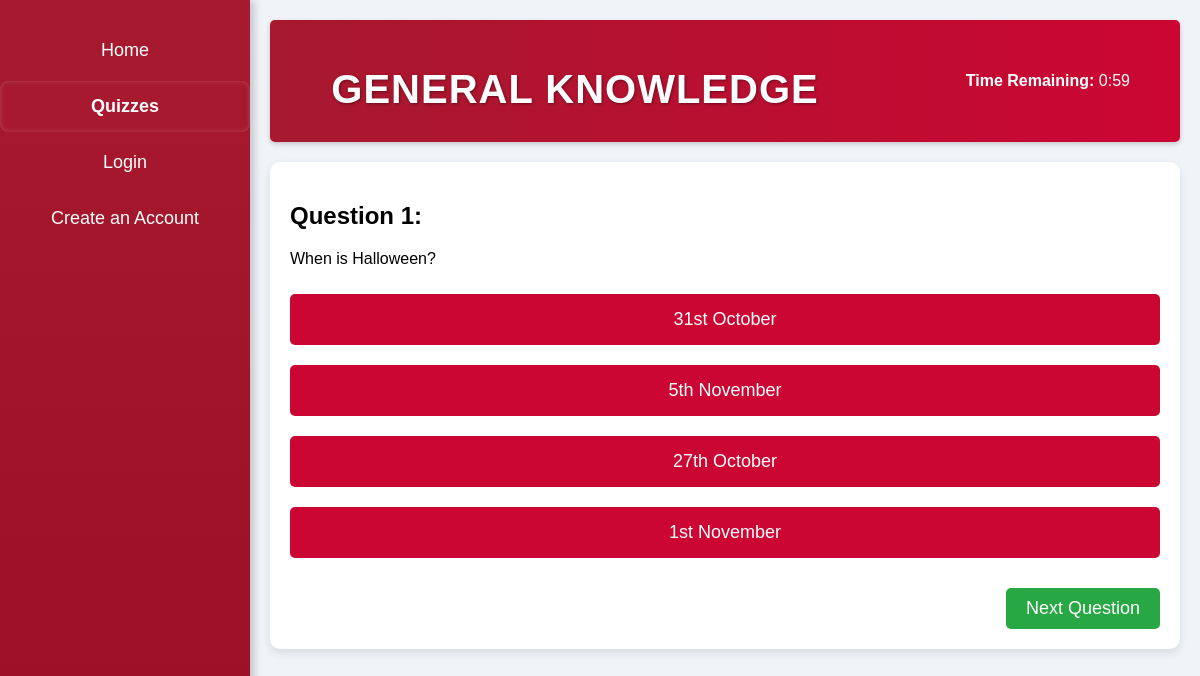
The page /play_quiz/2 on the database its author committed.
### create_quiz.py (models this page shows)
class Quiz(db.Model):
    __tablename__ = 'quiz'
    id = db.Column(db.Integer, primary_key=True)
    title = db.Column(db.String(100), nullable=False)
    description = db.Column(db.Text, nullable=False)
    time_limit = db.Column(db.Integer, nullable=False)  # Time limit in minutes
    total_questions = db.Column(db.Integer, nullable=False)

class Question(db.Model):
    __tablename__ = 'question'
    id = db.Column(db.Integer, primary_key=True)
    quiz_id = db.Column(db.Integer, db.ForeignKey('quiz.id'), nullable=False)
    question_text = db.Column(db.String(255), nullable=False)
    option1 = db.Column(db.String(255), nullable=False)
    option2 = db.Column(db.String(255), nullable=False)
    option3 = db.Column(db.String(255), nullable=False)
    option4 = db.Column(db.String(255), nullable=False)
    correct_answer = db.Column(db.String(255), nullable=False)

### app.py (the view)
@app.route("/play_quiz/<int:quiz_id>")
def play_quiz(quiz_id):
    quiz = Quiz.query.get(quiz_id)
    if not quiz:
        flash("Quiz not found.")
        return redirect(url_for('quizzes'))
    questions = Question.query.filter_by(quiz_id=quiz_id).all()
    question_index = int(request.args.get('question_index', 0))
    if question_index < len(questions):
        current_question = questions[question_index]
    else:
        return redirect(url_for('final_score', quiz_id=quiz_id))  # Redirect to the final score page
    quiz_data = {
        'quiz_id': quiz.id,
        'title': quiz.title,
        'description': quiz.description,
        'time_limit': quiz.time_limit,
        'current_question': {
            'question_text': current_question.question_text,
            'options': {
                '1': current_question.option1,
                '2': current_question.option2,
                '3': current_question.option3,
                '4': current_question.option4
            },
            'correct_answer': current_question.correct_answer
        }
    }
    return render_template("play_quiz.html", quiz=quiz_data, current_question=question_index)

### templates/play_quiz.html (shortened to what this page needs)
<!DOCTYPE html>
<html lang="en">
<head>
    <link rel="stylesheet" href="{{ url_for('static', filename='main.css') }}">
</head>
<body>
    <div class="sidebar">
        <a href="/" title="">Home</a>
        <a class="active" href="/quizzes" title="">Quizzes</a>
        {% if 'user_id' in session %}
            <a href="/create_quiz" title="">Create a Quiz</a>
            <a href="/logout" title="">Log Out</a>
        {% else %}
            <a href="/login" title="">Login</a>
            <a href="/signup" title="">Create an Account</a>
        {% endif %}
    </div>
    <div class="main-content">
        <header style="display: flex; justify-content: space-between; align-items: center;">
            <div style="flex-grow: 1; text-align: center;">
                <h1>{{ quiz.title }}</h1>
            </div>
            <div style="text-align: right; width: 250px; padding-right: 50px">
                <p><strong>Time Remaining:</strong> <span id="timer" data-time-limit="{{ quiz.time_limit }}">{{ quiz.time_limit }}:00</span></p>
            </div>
        </header>
        <div class="quiz-container" data-correct-answer="{{ quiz.current_question.correct_answer }}">
            <div class="question-box">
                <h2>Question {{ current_question + 1 }}:</h2>
                <p>{{ quiz.current_question.question_text }}</p>
                <ul class="options">
                    {% for option_id, answer in quiz.current_question.options.items() %}
                    <li>
                        <button class="option-btn" data-option-id="{{ option_id }}">
                            {{ answer }}
                        </button>
                    </li>
                    {% endfor %}
                </ul>
            </div>
            <div class="next-question">
                <form action="{{ url_for('play_quiz', quiz_id=quiz.quiz_id) }}" method="GET">
                    <button type="submit" class="next-btn">Next Question</button>
                </form>
            </div>
        </div>
    </div>
</body>
</html>

### static/main.css (style rules this page uses)
body { font-family: 'Arial', sans-serif; margin: 0; padding: 0; display: flex; min-height: 100vh; background-color: #f0f4f8; }
.sidebar { height: 100vh; width: 250px; background: linear-gradient(180deg, #A6192E 0%, #9B0E26 100%); padding-top: 20px; position: fixed; box-shadow: 4px 0 8px rgba(0, 0, 0, 0.2); transition: width 0.3s; text-align: center; }
h1 { font-size: 2.5rem; font-weight: bold; text-transform: uppercase; letter-spacing: 1px; margin-bottom: 10px; text-shadow: 1px 1px 3px rgba(0, 0, 0, 0.4); }
.sidebar a { padding: 15px 20px; text-decoration: none; font-size: 18px; color: white; display: block; margin: 5px 0; border-radius: 8px; transition: background-color 0.3s, transform 0.2s, box-shadow 0.3s; }
.active { background-color: #A6192E; font-weight: bold; box-shadow: inset 0 0 5px rgba(255, 255, 255, 0.2); }
.main-content { margin-left: 250px; padding: 20px; flex-grow: 1; animation: fadeIn 0.5s; }
header { display: flex; justify-content: center; align-items: center; background: linear-gradient(to right, #A6192E, #CC0633); color: #fff; padding: 20px 0; border-radius: 5px; margin-bottom: 20px; box-shadow: 0 2px 5px rgba(0, 0, 0, 0.2); width: 100%; }
.quiz-container { background-color: #fff; border-radius: 10px; padding: 20px; box-shadow: 0 4px 10px rgba(0, 0, 0, 0.1); margin: 20px auto; max-width: auto; }
.question-box { margin-bottom: 20px; }
.question-box h2 { font-size: 24px; }
.options { list-style-type: none; padding: 0; }
.option-btn { background-color: #CC0633; color: white; border: none; border-radius: 5px; padding: 15px; font-size: 18px; cursor: pointer; transition: background-color 0.3s; margin: 10px 0; width: 100%; }
.next-question { text-align: right; }
.next-btn { background-color: #28A745; color: white; border: none; border-radius: 5px; padding: 10px 20px; font-size: 18px; cursor: pointer; transition: background-color 0.3s; }

### rows shown on the page
Quiz: title "GENERAL KNOWLEDGE"
Question: current_question.question_text "When is Halloween?", option1 "31st October", option2 "5th November", option3 "27th October", option4 "1st November"

### other values the page prints
{{ current_question + 1 }} "1"
